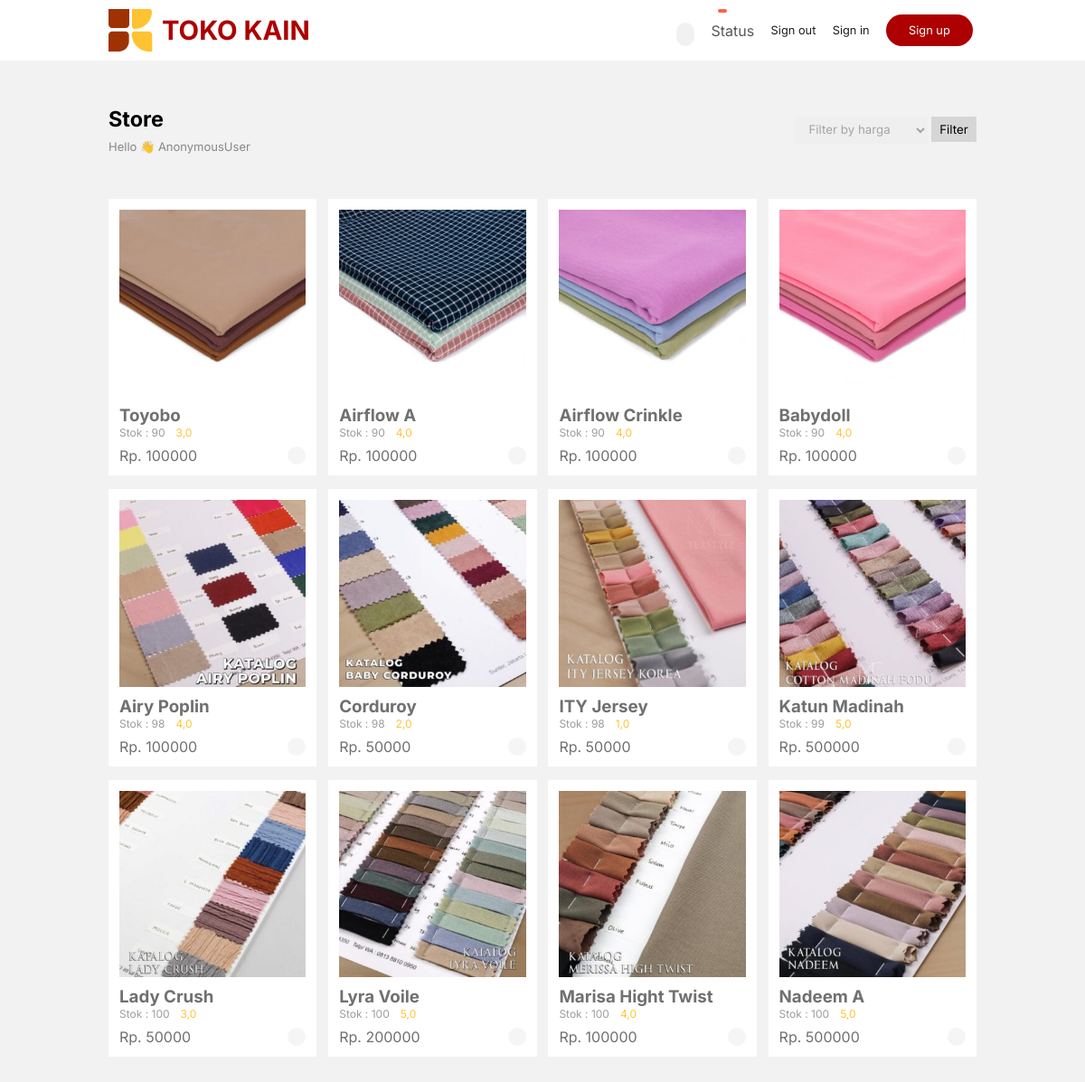
The page / on the database its author committed.
### greenstore_app/models.py (models this page shows, shortened)
class Produk(models.Model):
    img_produk = models.ImageField(upload_to='produk')
    nama_produk = models.CharField(max_length=100)
    rettings = models.FloatField()
    harga = models.IntegerField()
    stok = models.IntegerField(default=0)

### greenstore_app/views.py (the view)
# urls.py: path('', ProdukListView.as_view(), name='index'),
class ProdukListView(ListView):
    model = Produk
    template_name = 'index.html'
    context_object_name = 'produk'
    def get_queryset(self):
        queryset = Produk.objects.all().order_by('-id')
        filter_type = self.request.GET.get('filter_type', '')
        if filter_type == 'termurah':
            queryset = queryset.order_by('harga')
        elif filter_type == 'termahal':
            queryset = queryset.order_by('-harga')
        return queryset

### templates/index.html (shortened to what this page needs)
{% load static %}
<!DOCTYPE html>
<html lang="en">
<head>
    <link rel="stylesheet" href="{%static 'css/main.css'%}">
</head>
<body>
    <nav>
        <div class="logo">
            <img src="{% static 'img/logo.svg' %}" alt="">
            <h3>TOKO KAIN</h3>
        </div>
        <div class="btncart">
            <a href="{% url 'checkout' %}">
                <p id="jlh">{{ total_items }}</p>
                <ion-icon name="cart" id="cartProduk"></ion-icon>
            </a>
            <a href="{% url 'status' %}">
                <p>Status</p>
            </a>
            <button class="signin" id="signout-btn">Sign out</button>
            <button class="signin" onclick="window.dialogsignin.showModal();">Sign in</button>
            <button class="signup" onclick="window.dialogsignup.showModal();">Sign up</button>
        </div>
    </nav>
    <div class="container">
        <div class="content1">
            <div class="title">
                <h3>Store</h3>
                <p>Hello 👋 {{user}}</p>
            </div>
            <form method="GET" action="{% url 'index' %}">
                <select name="filter_type" id="filter-type">
                    <option value="">Filter by harga</option>
                </select>
                <button type="submit">Filter</button>
            </form>
        </div>
        <div class="content2">
            {% for data in produk %}
                <div class="card">
                    <img src="{{data.img_produk.url}}" alt="">
                    <div class="ket">
                        <h3>{{data.nama_produk}}</h3>
                        <div id="reting">
                            <div class="stok">
                                <p>Stok : {{data.stok}}</p>
                            </div>
                            {{data.rettings}}
                        </div>
                        <p>Rp. {{data.harga}}</p>
                        <a href="#" class="beli-btn" data-produk-id="{{data.id}}">
                            <ion-icon name="bag-check" id="beli"></ion-icon>
                        </a>
                    </div>
                </div>
            {% endfor %}
        </div>
    </div>
</body>
</html>

### static/css/main.css (style rules this page uses)
:root { --satu: #FFC331; --dua: #ad0000; --vs-primary: 29 92 255; }
* { margin: 0; padding: 0; box-sizing: border-box; font-family: 'Inter', sans-serif; }
body { background-color: #F2F2F2; }
.btncart { width: 35%; display: flex; gap: 10px; justify-content: space-around; align-items: center; position: relative; }
.btncart button.signin { display: inline-block; font-size: 0.8rem; color: #1e1e1e; background-color: transparent; border: none; }
.btncart button.signup { display: inline-block; font-size: 0.8rem; color: #1e1e1e; background-color: transparent; border: none; padding: 10px 25px; border-radius: 50px; color: white; background-color: var(--dua); }
.btncart #cartProduk { background-color: white; padding: 10px; width: 20px; height: 20px; border-radius: 50px; font-size:5px; cursor: pointer; background-color: rgb(241, 241, 241); }
.btncart #jlh { background-color: tomato; position: absolute; left: 50px; top: 0; color: white; padding: 2px 5px; text-align: center; border-radius: 50px; z-index: 99; font-size: 12px; }
nav a { text-decoration: none; color: rgb(87, 87, 87); }
nav { background-color: rgb(255, 255, 255); display: flex; justify-content: space-between; padding: 10px 120px; }
.logo { display: flex; align-items: center; gap: 10px; font-size: 25px; font-weight: 400; color: var(--dua); }
.logo h3 { color: var(--dua); }
.container { margin: 0 120px; }
.container .content1 { display: flex; justify-content: space-between; align-items: center; margin: 50px 0; }
.container .content1 .title { font-size: 20px; }
.container .content1 .title p { margin-top: 8px; font-size: 13px; color: rgb(135, 135, 135); }
.container .content1 select { height: 30px; border: none; color: rgb(165, 165, 165); padding: 4px 12px; }
.container .content1 form button { background-color: rgb(214, 214, 214); width: 50px; padding: 6px 8px; border: none; cursor: pointer; }
.container .content2 { display: flex; gap: 5px; justify-content: space-between; flex-wrap: wrap; margin-bottom: 50px; }
.container .content2 .card { background-color: rgb(255, 255, 255); color: #707070; width: 24%; padding: 12px; display: flex; margin-bottom: 10px; flex-direction: column; justify-content: center; }
.content2 .card img { width: 100%; height: 100%; background-size: cover; margin-bottom: 10px; }
.content2 .card .ket { position: relative; }
.content2 .card .ket #reting { margin-bottom: 8px; font-size: 12px; display: flex; gap: 6px; color: var(--satu); }
.content2 .card .ket #reting .stok { color: #9d9d9d; }
.content2 .card .ket .beli-btn { text-decoration: none; color: var(--dua); }
.content2 .card .ket #beli { position: absolute; right: 0; bottom: 0; background-color: rgb(245, 245, 245); padding: 10px; border-radius: 50px; cursor: pointer; }

### rows shown on the page
Produk: img_produk (picture), nama_produk "Toyobo", stok "90", rettings "3,0", harga "100000"
Produk: img_produk (picture), nama_produk "Airflow A", stok "90", rettings "4,0", harga "100000"
Produk: img_produk (picture), nama_produk "Airflow Crinkle", stok "90", rettings "4,0", harga "100000"
Produk: img_produk (picture), nama_produk "Babydoll", stok "90", rettings "4,0", harga "100000"
Produk: img_produk (picture), nama_produk "Airy Poplin", stok "98", rettings "4,0", harga "100000"
Produk: img_produk (picture), nama_produk "Corduroy", stok "98", rettings "2,0", harga "50000"
Produk: img_produk (picture), nama_produk "ITY Jersey", stok "98", rettings "1,0", harga "50000"
Produk: img_produk (picture), nama_produk "Katun Madinah", stok "99", rettings "5,0", harga "500000"
Produk: img_produk (picture), nama_produk "Lady Crush", stok "100", rettings "3,0", harga "50000"
Produk: img_produk (picture), nama_produk "Lyra Voile", stok "100", rettings "5,0", harga "200000"
Produk: img_produk (picture), nama_produk "Marisa Hight Twist", stok "100", rettings "4,0", harga "100000"
Produk: img_produk (picture), nama_produk "Nadeem A", stok "100", rettings "5,0", harga "500000"

### other values the page prints
{{ user }} "AnonymousUser"
